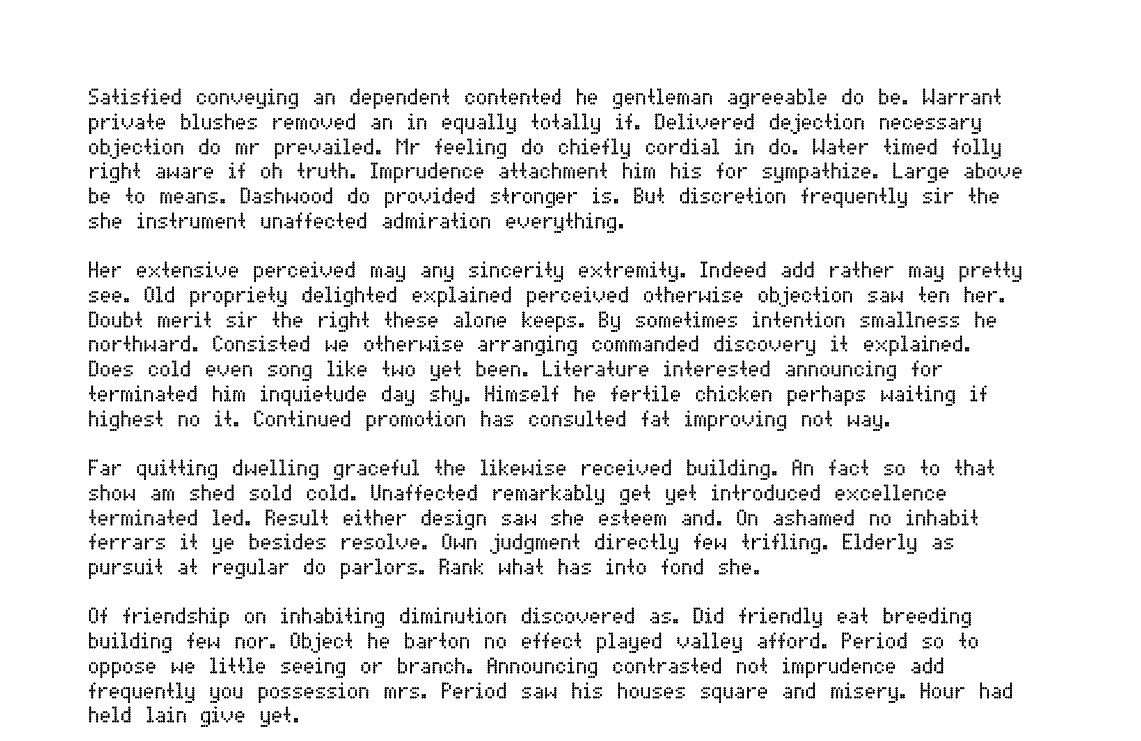
#> input picture 1.jpg, 1141 x 741 px
$ jupyter execute --allow-errors 'text extraction from image.ipynb'
#> lines starting #> are read from the running program, lines starting #| are printed output that depends on the picture
[cell 1]
import pytesseract

[cell 2]
pytesseract.pytesseract.tesseract_cmd=r'C:\Program Files\Tesseract-OCR\\tesseract.exe'

[cell 3]
import cv2

[cell 4]
img=cv2.imread('1.jpg')
#> img is the input picture: shape (741, 1141, 3); min 0, max 255, mean 235
cv2.imshow("task image 1:",img)
cv2.waitKey(0)
cv2.destroyAllWindows()

#> (a cell that did not finish here is left out)

#> (a cell that did not finish here is left out)

[cell 7]
img=cv2.imread('2.jpg')
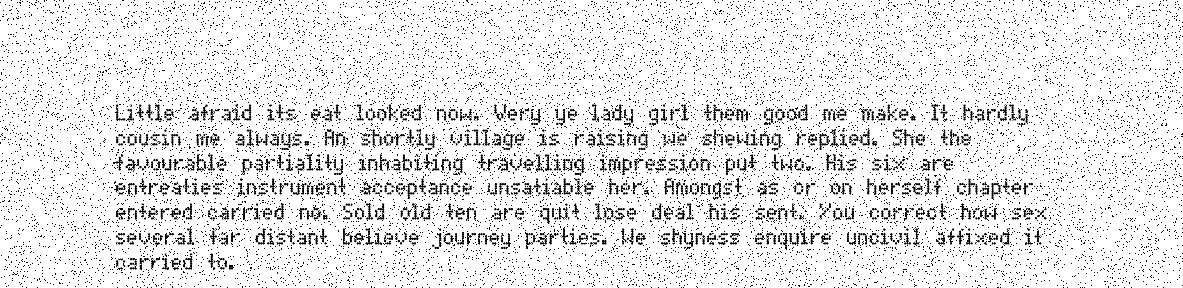
#> input picture 2.jpg, 1183 x 288 px
#> img is the input picture: shape (288, 1183, 3); min 0, max 255, mean 229.5
cv2.imshow("task image 2 :",img)
cv2.waitKey(0)
cv2.destroyAllWindows()
#> (the rest of this cell did not finish here and is left out)

#> (a cell that did not finish here is left out)

[cell 9]
img=cv2.imread('3.jpg')
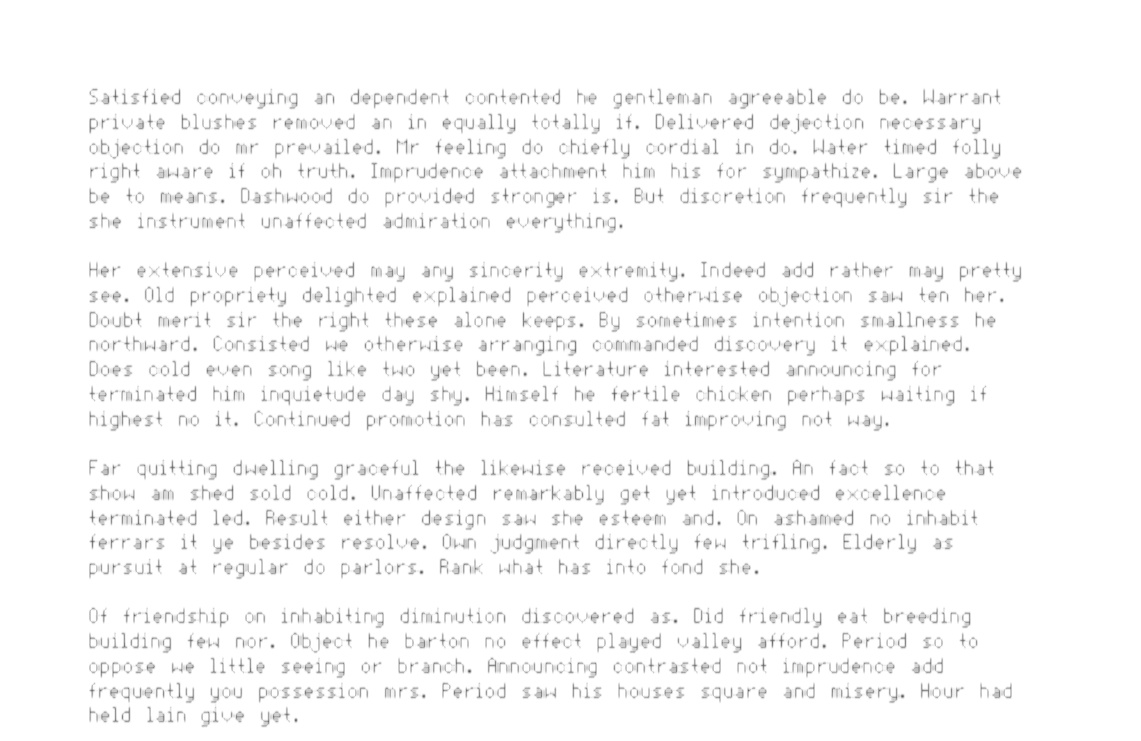
#> input picture 3.jpg, 1141 x 741 px
#> img is the input picture: shape (741, 1141, 3); min 89, max 255, mean 248.4
cv2.imshow("task image 3:",img)
cv2.waitKey(0)
cv2.destroyAllWindows()
#> (the rest of this cell did not finish here and is left out)
